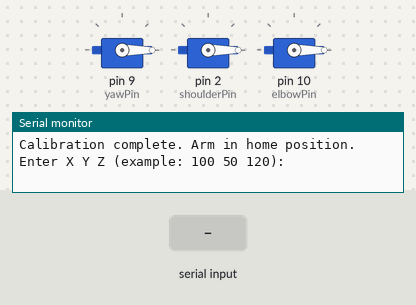
Bench run of a sketch on a simulated Arduino Uno, built with avr-gcc and run on an emulated ATmega328P. On the bench: 3 × servo, the last lines printed to the serial monitor. The inputs (shaded band) are chosen by the test bench.

Above: at 1.2 s.
1.3 s: "90,45,200\n" received over Serial
At 1.8 s:
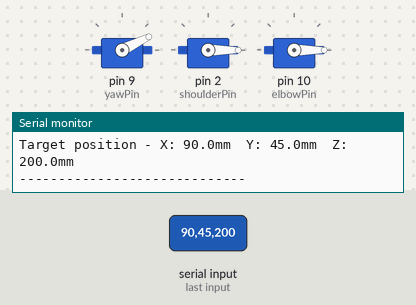
2.8 s: "30,150,10\n" received over Serial
At 4.0 s:
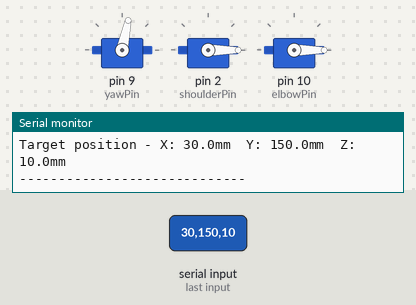
4.3 s: "1,90,45\n" received over Serial
At 5.2 s:
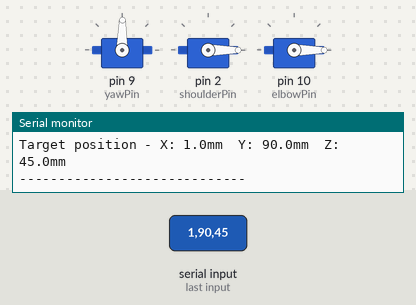
Timing chart, 0 to 7.3 s (numbered marks = the images above; inputs shaded):
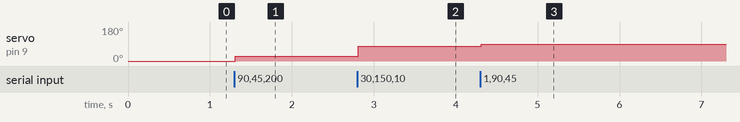

Measured:
- after the input at 1.3 s, servo on pin 9 (yawPin): 0° → 26° at once
- after the input at 2.8 s, servo on pin 9 (yawPin): 26° → 78° at once
- after the input at 4.3 s, servo on pin 9 (yawPin): 78° → 89° at once

The sketch:

inverse_kinematics_arm.ino
```cpp
#include <Servo.h>
#include <math.h>

Servo yawServo, shoulderServo, elbowServo;

int yawPin = 9;
int shoulderPin = 2;
int elbowPin = 10;

// Link lengths (change to your robot dimensions in mm)
float r1 = 74.63, r2 = 111.945, r3 = 130.05;

// --- Calibration angles ---
int yawHome = 0;
int shoulderHome = 0;
int elbowHome = 0;

void setup() {
  Serial.begin(9600);
  yawServo.attach(yawPin);
  shoulderServo.attach(shoulderPin);
  elbowServo.attach(elbowPin);

  // --- Move to calibration position ---
  yawServo.write(yawHome);
  shoulderServo.write(shoulderHome);
  elbowServo.write(elbowHome);

  Serial.println("Calibration complete. Arm in home position.");
  Serial.println("Enter X Y Z (example: 100 50 120):");
}

void loop() {
  if (Serial.available()) {
    float x = Serial.parseFloat();
    float y = Serial.parseFloat();
    float z = Serial.parseFloat();

    if (Serial.read() == '\n') {  // wait for newline
      moveArm(x, y, z);
    }
  }
}

void solveAngles(float r, float z, float l2, float l3, float &theta2, float &theta3) {
    // Calculate intermediate values
    float K = (r*r + z*z + l3*l3 - l2*l2) / (2 * l3);
    float R = sqrt(r*r + z*z);

    // Check if solution exists
    if (fabs(K) > R) {
        theta2 = NAN;
        theta3 = NAN;
        return;
    }

    // Calculate theta3
    float alpha = atan2(z, r);
    float angle_diff = acos(K / R);
    theta3 = alpha + angle_diff;  // Using first solution

    // Calculate theta2
    float phi = atan2(z - l3*sin(theta3), r - l3*cos(theta3));
    theta2 = phi;
}

void moveArm(float x, float y, float z) {
  // --- Inverse Kinematics ---
  float theta1 = atan2(y, x);  // base yaw

  // Convert to cylindrical coordinates (r, z)
  float r = sqrt(x*x + y*y);
  float z_eff = z - r1;  // effective z coordinate

  // Use the solveAngles function to calculate theta2 and theta3
  float theta2, theta3;
  solveAngles(r, z_eff, r2, r3, theta2, theta3);

  // Check if solution exists
  if (isnan(theta2) || isnan(theta3)) {
    Serial.println("No solution exists for this position!");
    Serial.println("Please enter a different X Y Z coordinate.");
    return;
  }

  // --- Convert to degrees and constrain ---
  float deg1 = constrain(theta1 * 180.0 / PI, 0, 180);
  float deg2 = constrain(theta2 * 180.0 / PI, 0, 180);
  float deg3 = constrain(((PI/2)-theta3 + theta2) * 180.0 / PI, 0, 180);

  // --- Move servos ---
  yawServo.write(deg1);
  shoulderServo.write(deg2);
  elbowServo.write(deg3);

  // --- Debugging ---
  Serial.print("θ1 (Yaw): "); Serial.print(deg1, 1);
  Serial.print("°  θ2 (Shoulder): "); Serial.print(deg2, 1);
  Serial.print("°  θ3 (Elbow): "); Serial.print(deg3, 1);
  Serial.println("°");
  Serial.print("Target position - X: "); Serial.print(x, 1);
  Serial.print("mm  Y: "); Serial.print(y, 1);
  Serial.print("mm  Z: "); Serial.print(z, 1);
  Serial.println("mm");
  Serial.println("-----------------------------");
}
```
